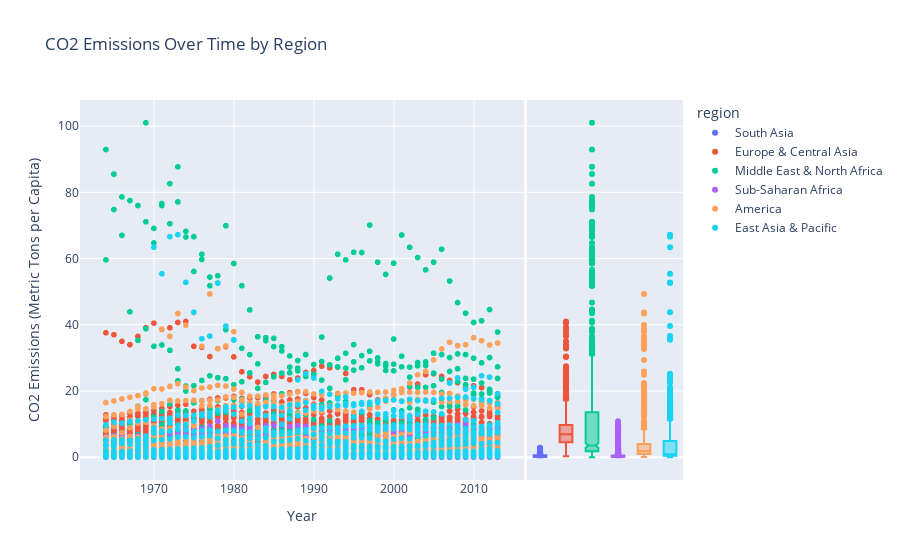

This figure's notebook cell:
### Code cell
import pandas as pd
import plotly.express as px

fig = px.scatter(data, x='year', y='co2', color='region',
                 labels={
                     'co2': 'CO2 Emissions (Metric Tons per Capita)',
                     'year': 'Year'
                 },
                 title='CO2 Emissions Over Time by Region',
                 marginal_y='box')  


fig

### Figure 1 — Plotly figure (JSON) as saved in the notebook; plotly's stock layout.template omitted (floating-point values rounded to 4 significant figures; data arrays with more than 128 entries replaced by an {"elided": "..."} marker saying what was removed)
{"data": [{"hovertemplate": "region=South Asia<br>Year=%{x}<br>CO2 Emissions (Metric Tons per Capita)=%{y}<extra></extra>", "legendgroup": "South Asia", "marker": {"color": "#636efa", "symbol": "circle"}, "mode": "markers", "name": "South Asia", "showlegend": true, "type": "scattergl", "x": {"elided": "387 int values"}, "xaxis": "x", "y": {"elided": "387 float values"}, "yaxis": "y"}, {"alignmentgroup": "True", "hovertemplate": "region=South Asia<br>CO2 Emissions (Metric Tons per Capita)=%{y}<extra></extra>", "legendgroup": "South Asia", "marker": {"color": "#636efa", "symbol": "circle"}, "name": "South Asia", "notched": true, "offsetgroup": "South Asia", "showlegend": false, "type": "box", "xaxis": "x2", "y": {"elided": "387 float values"}, "yaxis": "y2"}, {"hovertemplate": "region=Europe & Central Asia<br>Year=%{x}<br>CO2 Emissions (Metric Tons per Capita)=%{y}<extra></extra>", "legendgroup": "Europe & Central Asia", "marker": {"color": "#EF553B", "symbol": "circle"}, "mode": "markers", "name": "Europe & Central Asia", "showlegend": true, "type": "scattergl", "x": {"elided": "2126 int values"}, "xaxis": "x", "y": {"elided": "2126 float values"}, "yaxis": "y"}, {"alignmentgroup": "True", "hovertemplate": "region=Europe & Central Asia<br>CO2 Emissions (Metric Tons per Capita)=%{y}<extra></extra>", "legendgroup": "Europe & Central Asia", "marker": {"color": "#EF553B", "symbol": "circle"}, "name": "Europe & Central Asia", "notched": true, "offsetgroup": "Europe & Central Asia", "showlegend": false, "type": "box", "xaxis": "x2", "y": {"elided": "2126 float values"}, "yaxis": "y2"}, {"hovertemplate": "region=Middle East & North Africa<br>Year=%{x}<br>CO2 Emissions (Metric Tons per Capita)=%{y}<extra></extra>", "legendgroup": "Middle East & North Africa", "marker": {"color": "#00cc96", "symbol": "circle"}, "mode": "markers", "name": "Middle East & North Africa", "showlegend": true, "type": "scattergl", "x": {"elided": "900 int values"}, "xaxis": "x", "y": {"elided": "900 float values"}, "yaxis": "y"}, {"alignmentgroup": "True", "hovertemplate": "region=Middle East & North Africa<br>CO2 Emissions (Metric Tons per Capita)=%{y}<extra></extra>", "legendgroup": "Middle East & North Africa", "marker": {"color": "#00cc96", "symbol": "circle"}, "name": "Middle East & North Africa", "notched": true, "offsetgroup": "Middle East & North Africa", "showlegend": false, "type": "box", "xaxis": "x2", "y": {"elided": "900 float values"}, "yaxis": "y2"}, {"hovertemplate": "region=Sub-Saharan Africa<br>Year=%{x}<br>CO2 Emissions (Metric Tons per Capita)=%{y}<extra></extra>", "legendgroup": "Sub-Saharan Africa", "marker": {"color": "#ab63fa", "symbol": "circle"}, "mode": "markers", "name": "Sub-Saharan Africa", "showlegend": true, "type": "scattergl", "x": {"elided": "2211 int values"}, "xaxis": "x", "y": {"elided": "2211 float values"}, "yaxis": "y"}, {"alignmentgroup": "True", "hovertemplate": "region=Sub-Saharan Africa<br>CO2 Emissions (Metric Tons per Capita)=%{y}<extra></extra>", "legendgroup": "Sub-Saharan Africa", "marker": {"color": "#ab63fa", "symbol": "circle"}, "name": "Sub-Saharan Africa", "notched": true, "offsetgroup": "Sub-Saharan Africa", "showlegend": false, "type": "box", "xaxis": "x2", "y": {"elided": "2211 float values"}, "yaxis": "y2"}, {"hovertemplate": "region=America<br>Year=%{x}<br>CO2 Emissions (Metric Tons per Capita)=%{y}<extra></extra>", "legendgroup": "America", "marker": {"color": "#FFA15A", "symbol": "circle"}, "mode": "markers", "name": "America", "showlegend": true, "type": "scattergl", "x": {"elided": "1500 int values"}, "xaxis": "x", "y": {"elided": "1500 float values"}, "yaxis": "y"}, {"alignmentgroup": "True", "hovertemplate": "region=America<br>CO2 Emissions (Metric Tons per Capita)=%{y}<extra></extra>", "legendgroup": "America", "marker": {"color": "#FFA15A", "symbol": "circle"}, "name": "America", "notched": true, "offsetgroup": "America", "showlegend": false, "type": "box", "xaxis": "x2", "y": {"elided": "1500 float values"}, "yaxis": "y2"}, {"hovertemplate": "region=East Asia & Pacific<br>Year=%{x}<br>CO2 Emissions (Metric Tons per Capita)=%{y}<extra></extra>", "legendgroup": "East Asia & Pacific", "marker": {"color": "#19d3f3", "symbol": "circle"}, "mode": "markers", "name": "East Asia & Pacific", "showlegend": true, "type": "scattergl", "x": {"elided": "1078 int values"}, "xaxis": "x", "y": {"elided": "1078 float values"}, "yaxis": "y"}, {"alignmentgroup": "True", "hovertemplate": "region=East Asia & Pacific<br>CO2 Emissions (Metric Tons per Capita)=%{y}<extra></extra>", "legendgroup": "East Asia & Pacific", "marker": {"color": "#19d3f3", "symbol": "circle"}, "name": "East Asia & Pacific", "notched": true, "offsetgroup": "East Asia & Pacific", "showlegend": false, "type": "box", "xaxis": "x2", "y": {"elided": "1078 float values"}, "yaxis": "y2"}], "layout": {"legend": {"title": {"text": "region"}, "tracegroupgap": 0}, "title": {"text": "CO2 Emissions Over Time by Region"}, "xaxis": {"anchor": "y", "domain": [0, 0.7363], "title": {"text": "Year"}}, "xaxis2": {"anchor": "y2", "domain": [0.7413, 1], "matches": "x2", "showgrid": false, "showline": false, "showticklabels": false, "ticks": ""}, "yaxis": {"anchor": "x", "domain": [0, 1], "title": {"text": "CO2 Emissions (Metric Tons per Capita)"}}, "yaxis2": {"anchor": "x2", "domain": [0, 1], "matches": "y", "showgrid": true, "showticklabels": false}}}
